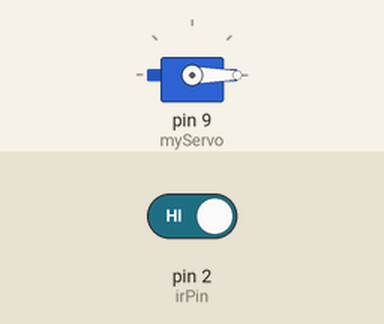
Simulated run of this sketch. Board: Arduino Uno, built with avr-gcc and run on an emulated ATmega328P. On the bench: servo. The test bench sets the inputs (shaded band); at power-on: pin 2 (irPin) HIGH.

Above: at 1.2 s.
1.3 s: pin 2 (irPin) driven LOW
At 2.2 s:
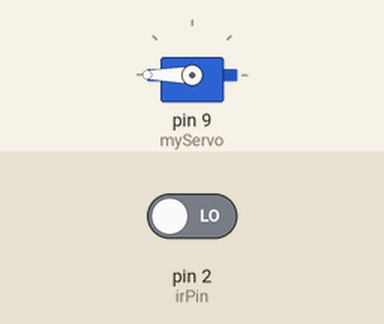
2.8 s: pin 2 (irPin) driven HIGH
At 3.4 s:
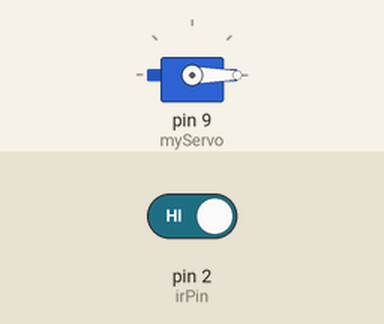
Timing chart, 0 to 5.8 s (numbered marks = the images above; inputs shaded):
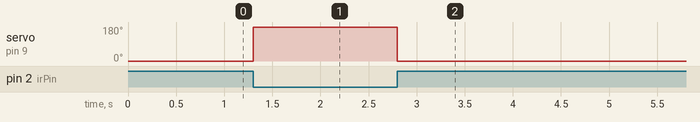

The sketch:

IR_Sensor_Servo_Control.ino.ino
```cpp
#include <Servo.h>

Servo myServo;

const int irPin = 2;
int lastState = HIGH;

void setup() {
  pinMode(irPin, INPUT);
  myServo.attach(9);
  myServo.write(0);   // initial position
}

void loop() {
  int irState = digitalRead(irPin);

  if (irState == LOW && lastState == HIGH) {
    myServo.write(180);   // hand detected
  }

  if (irState == HIGH && lastState == LOW) {
    myServo.write(0);     // hand removed
  }

  lastState = irState;
  delay(50);
}
```

Measured:
- after the input at 1.3 s, servo on pin 9 (myServo): 0° → 180° at once
- after the input at 2.8 s, servo on pin 9 (myServo): 180° → 0° at once
